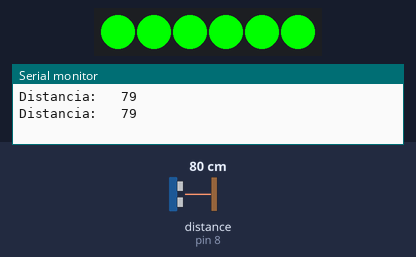
Bench run of a sketch on a simulated Arduino Uno, built with avr-gcc and run on an emulated ATmega328P. On the bench: 6 RGB LEDs in strip order, left to right, the last lines printed to the serial monitor. Wiring (inferred from the names in the program): ultrasonic range finder: trigger pin 9; echo pin 8. Inputs (shaded band) come from the test bench; at power-on: distance to the obstacle (sensor on pin 8) 80 cm. The echo pulse lasts 58.3 µs per cm.

Above: at 3.8 s.
3.9 s: distance to the obstacle (sensor on pin 8) set to 22 cm
7.9 s: distance to the obstacle (sensor on pin 8) set to 19 cm
At 13.0 s:
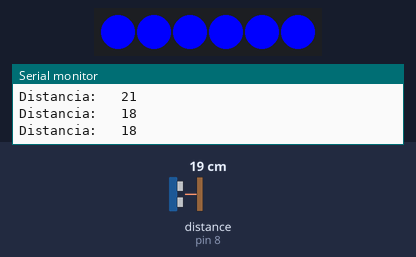
13.2 s: distance to the obstacle (sensor on pin 8) set to 2 cm
At 19.6 s:
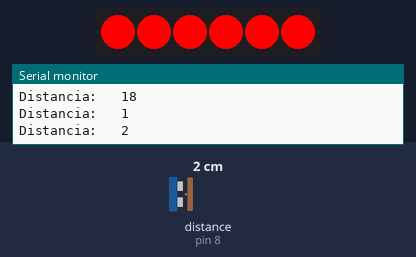
19.8 s: distance to the obstacle (sensor on pin 8) set to 4 cm
24.1 s: distance to the obstacle (sensor on pin 8) set to 7 cm
At 26.3 s:
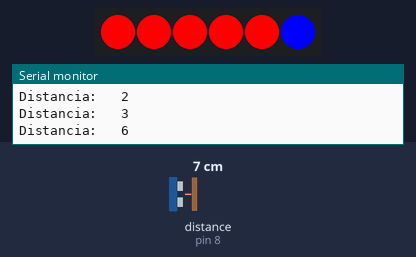
29.9 s: distance to the obstacle (sensor on pin 8) set to 35 cm
At 33.0 s:
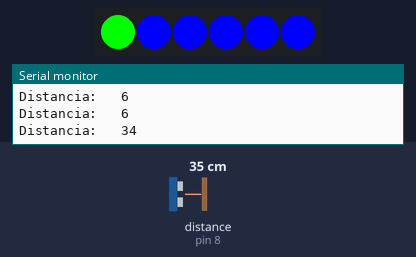
Timing chart, 0 to 36.6 s (numbered marks = the images above; inputs shaded):
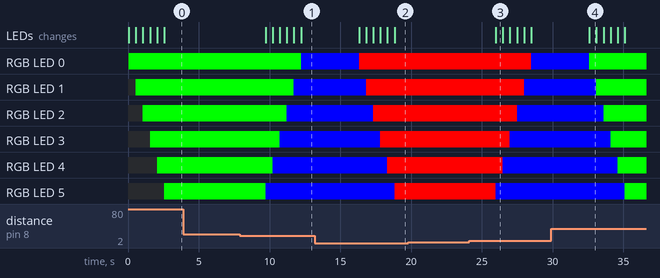

Measured:
- the behaviour switches between 21 and 20 cm on distance to the obstacle (sensor on pin 8) (found by bisection; images 0 and 1)
- the behaviour switches between 5 and 6 cm on distance to the obstacle (sensor on pin 8) (found by bisection; images 2 and 3)
- after the input at 7.9 s, RGB LED 0: RGB(0, 255, 0) → RGB(0, 0, 255) after 4.3 s; RGB LED 1: RGB(0, 255, 0) → RGB(0, 0, 255) after 3.8 s
- after the input at 13.2 s, RGB LED 0: RGB(0, 0, 255) → RGB(255, 0, 0) after 3.1 s; RGB LED 1: RGB(0, 0, 255) → RGB(255, 0, 0) after 3.6 s
- after the input at 24.1 s, RGB LED 0: RGB(255, 0, 0) → RGB(0, 0, 255) after 4.4 s; RGB LED 1: RGB(255, 0, 0) → RGB(0, 0, 255) after 3.9 s; RGB LED 2: RGB(255, 0, 0) → RGB(0, 0, 255) after 3.4 s; RGB LED 3: RGB(255, 0, 0) → RGB(0, 0, 255) after 2.9 s; RGB LED 4: RGB(255, 0, 0) → RGB(0, 0, 255) after 2.4 s; the LEDs: change after 1.9 s (image 3)
- after the input at 29.9 s, RGB LED 0: RGB(0, 0, 255) → RGB(0, 255, 0) after 2.7 s; RGB LED 1: RGB(0, 0, 255) → RGB(0, 255, 0) after 3.2 s; RGB LED 2: RGB(0, 0, 255) → RGB(0, 255, 0) after 3.7 s; RGB LED 3: RGB(0, 0, 255) → RGB(0, 255, 0) after 4.2 s; RGB LED 4: RGB(0, 0, 255) → RGB(0, 255, 0) after 4.7 s; the LEDs: change after 2.7 s (image 4)
- what the display in image 3 shows lasts 0.5 s, from 26.0 s to 26.5 s

The sketch:

sensor_ultrasonico_y_neo_pixel.ino
```cpp
#include <Adafruit_NeoPixel.h>
Adafruit_NeoPixel tira = Adafruit_NeoPixel(6, 6, NEO_GRB + NEO_KHZ800);
int EchoPin =8;
int TriggerPin = 9;
long duration, distanceCm;
void setup() {
  Serial.begin(9600);
  tira.begin();
  tira.show(); //deja los pixeles apagados
  pinMode(TriggerPin, OUTPUT);
  pinMode(EchoPin, INPUT);
}

void loop() {
  int cm = ping(TriggerPin, EchoPin);
  Serial.print("Distancia:   ");// Iimprimir "distancia"
  Serial.println(cm);// Iimprimir la variable cm
  delay(50);// espera un sregundo
  pinMode(TriggerPin, OUTPUT);
  pinMode(EchoPin, INPUT);

  if(cm<=4){
 for(int i=0; i<6; i++){
 tira.setPixelColor(i, 255, 0, 0); //posicion, R, G, B
 tira.show();
 delay(500);
 }
  }
 else if(cm<20){
  for(int i=6; i>=0; i--){
 tira.setPixelColor(i, 0, 0, 255); //posicion, R, G, B
 tira.show();
 delay(500);
}
  }
else if(cm>=20){
for(int i=0; i<6; i++){
tira.setPixelColor(i, 0, 255, 0); //posicion, R, G, B
tira.show();
delay(500);
}
  }
  }

int ping(int TriggerPin, int EchoPin) {

   digitalWrite(TriggerPin, LOW);  //para generar un pulso limpio ponemos a LOW 4us
   delayMicroseconds(4);
   digitalWrite(TriggerPin, HIGH);  //generamos Trigger (disparo) de 10us
   delayMicroseconds(10);
   digitalWrite(TriggerPin, LOW);

   duration = pulseIn(EchoPin, HIGH);  //medimos el tiempo entre pulsos, en microsegundos

  distanceCm = duration * 10 / 292/ 2;   //convertimos a distancia, en cm
   return distanceCm;

  }
```
